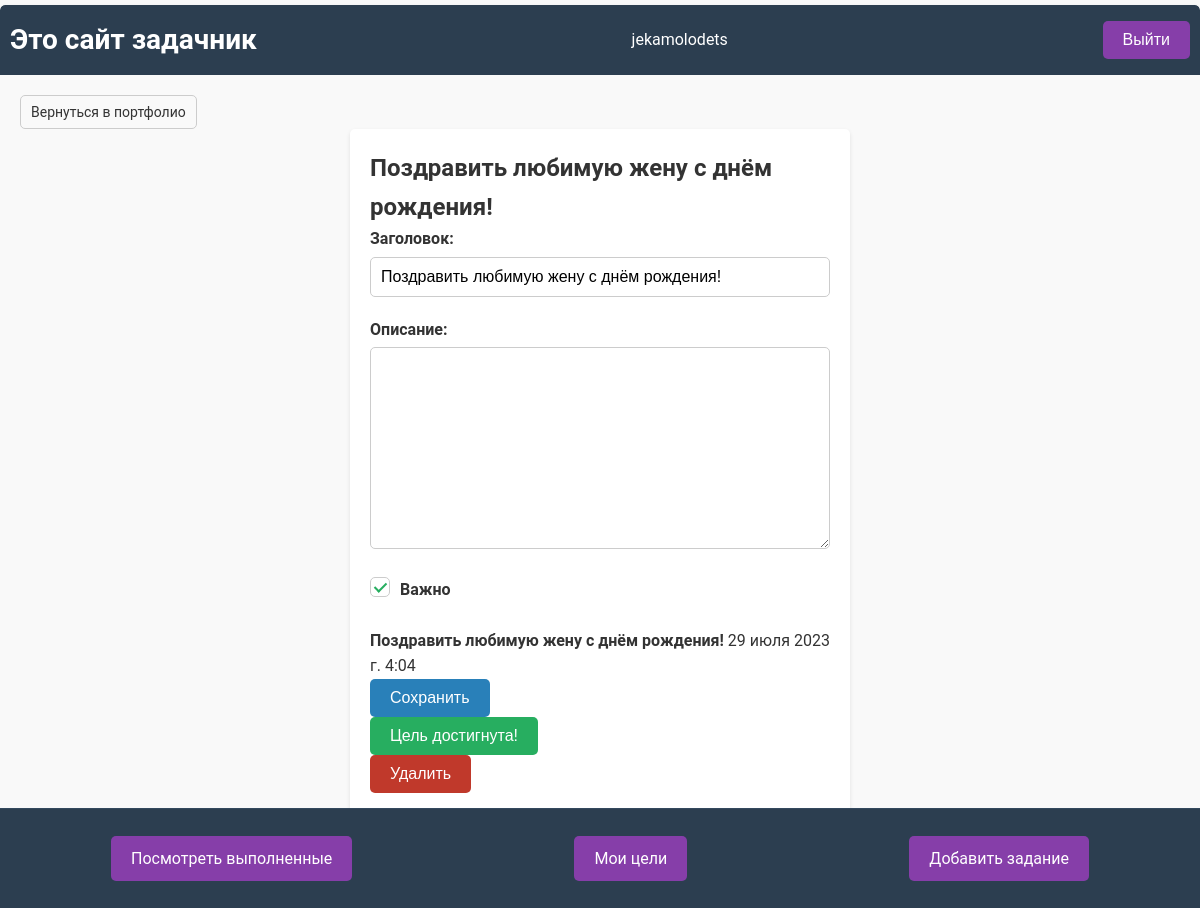
The app's page /todo/todo/1 (signed in) with its own data.
### todo/models.py (models this page shows, shortened)
class Todo(models.Model):
	title = models.CharField(max_length=100, verbose_name='Цель')
	memo = models.TextField(blank=True, verbose_name='Описание')
	created = models.DateTimeField(auto_now_add=True, verbose_name='Дата создания')
	datecomplited = models.DateTimeField(null=True, blank=True, verbose_name='Дата выполнения')
	important = models.BooleanField(default=False, verbose_name='Важно')
	user = models.ForeignKey(User, on_delete=models.CASCADE, verbose_name='Пользователь')

### todo/views.py (the view, shortened to what this page needs)
# urls.py: path('todo/<int:todo_pk>', views.viewtodo, name='viewtodo'),
@login_required
def viewtodo(request, todo_pk):
    todo = get_object_or_404(Todo, pk=todo_pk, user=request.user)
    title = 'Текущее задание'
    if request.method == 'GET':
        form = TodoForm(instance=todo)
        context = {'todo': todo, 'form': form, 'title': title}
        return render(request, 'todo/viewtodo.html', context)

### todo/forms.py
class TodoForm(ModelForm):
	class Meta:
		model = Todo
		fields = ['title', 'memo', 'important']

### todo/templates/todo/viewtodo.html (shortened to what this page needs)
{% extends 'todo/base.html' %}
{% block content %}
<div class="todo-details">
  <h2>{{ todo.title }}</h2>
  <form method="POST">
    <div class="form-group">
      <label for="{{ form.title.id_for_label }}">Заголовок:</label>
      {{ form.title }}
    </div>
    <div class="form-group">
      <label for="{{ form.memo.id_for_label }}">Описание:</label>
      {{ form.memo }}
    </div>
    <div class="form-group">
      <label class="custom-checkbox">
        <span class="checkmark"></span>
        Важно
      </label>
    </div>
    <p>
      {% if todo.important %}<b>{% endif %}
      {{ todo.title }}
      {% if todo.important %}</b>{% endif %}
      {% if todo.memo %} - {{ todo.memo }} {% endif %} {{ todo.created }}
    </p>
    <button type="submit" class="btn-submit">Сохранить</button>
  </form>
  <form method="POST" action="{% url 'completetodo' todo.id %}">
    <button type="submit" class="btn-complete">Цель достигнута!</button>
  </form>
  <form method="POST" action="{% url 'deletetodo' todo.id %}">
    <button type="submit" class="btn-delete">Удалить</button>
  </form>
</div>
{% endblock %}

### todo/templates/todo/base.html (shortened to what this page needs)
{% load static %}
<!DOCTYPE html>
<html>
<head>
	<link rel="stylesheet" type="text/css" href="{% static 'css/style.css' %}">
	<link rel="stylesheet" href="https://cdnjs.cloudflare.com/ajax/libs/font-awesome/6.0.0-beta3/css/all.min.css">
</head>
<body>
	<div class="wrapper">
		<header>
			<h1>Это сайт задачник</h1>
			{% if user.is_authenticated %}
			<div class="greeting">
				<p><span>{{ user.username }}</span></p>
			</div>
			<form action="{% url 'logoutuser' %}" method="POST">
  				<button type="submit" class="btn-login">Выйти</button>
			</form>
			{% endif %}
		</header>
		<main>
			<a class="portfolio" href="{% url 'portfolio' %}">Вернуться в портфолио</a>
			{% block content %}
			{% endblock %}
		</main>
		{% if user.is_authenticated %}
		<footer>
			{% if not hide_footer %}
			<div class="footer-item">
				<a class="btn-login" href="{% url 'completedtodos' %}">Посмотреть выполненные</a>
			</div>
			<div class="footer-item">
				<a class="btn-login" href="{% url 'currenttodos' %}">Мои цели</a>
			</div>
			<div class="footer-item">
				<a class="btn-login" href="{% url 'createtodo' %}">Добавить задание</a>
			</div>
			{% endif %}
		</footer>
		{% endif %}
	</div>
</body>
</html>

### portfolio/static/css/style.css (style rules this page uses)
* { margin: 0; padding: 0; box-sizing: border-box; }
body { background-color: #f9f9f9; color: #333; font-family: 'Roboto', Arial, sans-serif; line-height: 1.6; }
.wrapper { width: 100%; margin: 5px auto; background-color: #fff; box-shadow: 0 2px 4px rgba(0, 0, 0, 0.1); border-radius: 5px; overflow: hidden; }
header { height: 70px; background-color: #2c3e50; padding: 10px; display: flex; justify-content: space-between; align-items: center; color: #fff; border-top-left-radius: 5px; border-top-right-radius: 5px; }
header h1 { font-size: 28px; font-weight: 600; }
main { padding: 20px; background-color: #f9f9f9; overflow-y: scroll; max-height: calc(100vh - 150px); }
main a { color: #5c433a; text-decoration: none; transition: color 0.3s ease; }
a.portfolio { display: inline-block; padding: 5px 10px; border: 1px solid #ccc; border-radius: 5px; text-decoration: none; color: #333; }
footer { position: fixed; text-align: center; bottom: 0; left: 0; width: 100%; height: 100px; background-color: #2c3e50; color: #fff; font-size: 0.8em; display: flex; justify-content: space-around; align-items: center; border-top: 1px solid #34495e; }
footer a { color: #fff; transition: color 0.3s ease; }
footer .footer-item { display: flex; flex-direction: column; align-items: center; }
.form-container, .todo-details { max-width: 500px; margin: 0 auto; padding: 20px; background-color: #fff; border-radius: 5px; box-shadow: 0 2px 4px rgba(0, 0, 0, 0.1); }
.form-group { margin-bottom: 20px; }
.form-group label { display: block; font-weight: bold; margin-bottom: 5px; }
.form-group input, .form-group select, .form-group textarea { width: 100%; padding: 10px; border: 1px solid #ccc; border-radius: 5px; font-size: 16px; }
.form-group .custom-checkbox { display: inline-block; position: relative; cursor: pointer; padding-left: 30px; }
.form-group .custom-checkbox .checkmark { position: absolute; left: 0; top: 0; height: 20px; width: 20px; border: 1px solid #ccc; border-radius: 5px; }
.form-group .custom-checkbox .checkmark:after { content: ""; position: absolute; display: none; }
.form-group .custom-checkbox input[type="checkbox"]:checked + .checkmark:after { display: block; left: 6px; top: 2px; width: 5px; height: 10px; border: solid #27ae60; border-width: 0 2px 2px 0; transform: rotate(45deg); }
.btn-submit, .btn-complete, .btn-delete, .btn-login { padding: 10px 20px; border: none; border-radius: 5px; font-size: 16px; cursor: pointer; color: #fff; }
.btn-submit { background-color: #2980b9; }
.btn-complete { background-color: #27ae60; }
.btn-delete { background-color: #c0392b; }
.btn-login { background-color: #863ea9; text-decoration: none; }
a.portfolio { font-size: 14px; text-align: center; }

### records on screen
Todo: title "Поздравить любимую жену с днём рождения!", created "29 июля 2023 г. 4:04"

### other values on screen
{{ user.username }} "jekamolodets"
